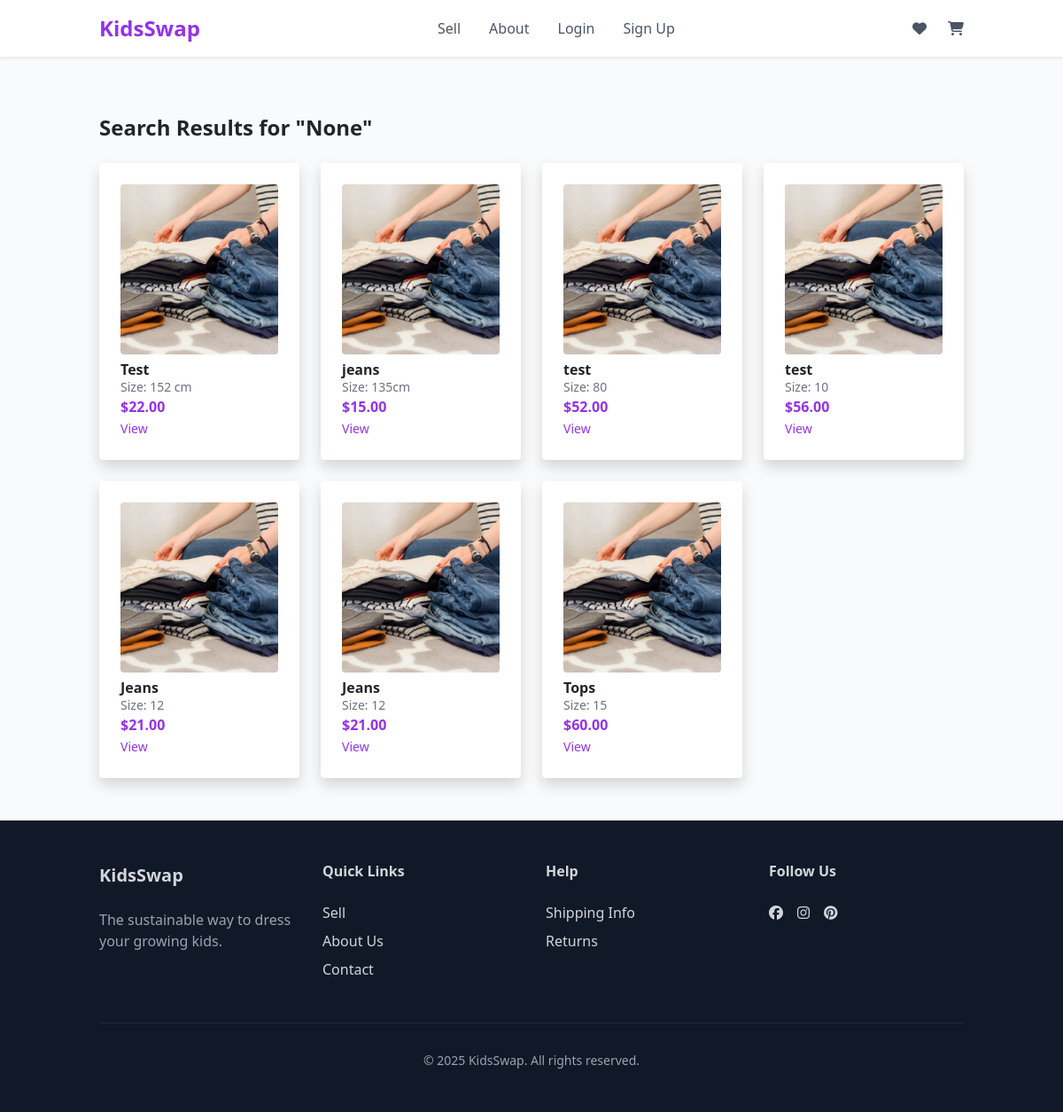
The app's page /search/ with its own data.
### marketplace/models.py (models this page shows, shortened)
class ClothingItem(models.Model):
    CATEGORY_CHOICES = [
        ('Tops', 'Tops'),
        ('Bottoms', 'Bottoms'),
        ('Shoes', 'Shoes'),
        ('Outerwear', 'Outerwear'),
        ('Accessories', 'Accessories'),
    ]
    CONDITION_CHOICES = [
        ('New', 'New'),
        ('Like New', 'Like New'),
        ('Used', 'Used'),
        ('Well Loved', 'Well Loved'),
    ]
    AGE_GROUP_CHOICES = [
        ('baby', 'Baby (0-24m)'),
        ('toddler', 'Toddler (2-4y)'),
        ('kids', 'Kids (4-7y)'),
        ('big_kids', 'Big Kids (8-12y)'),
    ]
    seller = models.ForeignKey(User, on_delete=models.CASCADE)
    title = models.CharField(max_length=100)
    description = models.TextField()
    price = models.DecimalField(max_digits=6, decimal_places=2)
    category = models.CharField(max_length=20, choices=CATEGORY_CHOICES)
    condition = models.CharField(max_length=20, choices=CONDITION_CHOICES)
    size = models.CharField(max_length=20)
    image = models.ImageField(upload_to='clothing_images/')
    age_group = models.CharField(max_length=20, choices=AGE_GROUP_CHOICES, default='kids')
    is_featured = models.BooleanField(default=False)
    created_at = models.DateTimeField(auto_now_add=True)

### marketplace/views.py (the view)
# urls.py: path('search/', views.search_view, name='search'),
def search_view(request):
    query = request.GET.get('q')
    size = request.GET.get('size')
    category = request.GET.get('category')
    min_price = request.GET.get('min_price')
    max_price = request.GET.get('max_price')
    results = ClothingItem.objects.all()
    if query:
        results = results.filter(title__icontains=query)
    if size:
        results = results.filter(size=size)
    if category:
        results = results.filter(category=category)
    if min_price:
        results = results.filter(price__gte=min_price)
    if max_price:
        results = results.filter(price__lte=max_price)
    context = {
        'query': query,
        'results': results,
        'selected_size': size,
        'selected_category': category,
        'min_price': min_price,
        'max_price': max_price,
    }
    return render(request, 'marketplace/search_results.html', context)

### marketplace/templates/marketplace/search_results.html
{% extends 'base.html' %}
{% load static %}
{% block content %}
<div class="container mx-auto px-4 py-12">
  <h1 class="text-2xl font-bold mb-6">Search Results for "{{ query }}"</h1>
    {% if results %}
    <div class="grid grid-cols-1 md:grid-cols-3 lg:grid-cols-4 gap-6">
        {% for item in results %}
        <div class="bg-white rounded shadow p-4">
            <img src="{{ item.image.url }}" class="w-full h-48 object-cover mb-2 rounded">
            <h2 class="font-semibold">{{ item.title }}</h2>
            <p class="text-sm text-gray-500">Size: {{ item.size }}</p>
            <p class="text-purple-600 font-bold">${{ item.price }}</p>
            <a href="{% url 'item_detail' item.id %}" class="text-sm text-purple-600 hover:underline">View</a>
        </div>
        {% endfor %}
    </div>
    {% else %}
    <p class="text-gray-600">No results match your search and filters.</p>
    {% endif %}
</div>
{% endblock %}

### records on screen
ClothingItem: image (picture), title "Test", size "152 cm", price "22.00"
ClothingItem: image (picture), title "jeans", size "135cm", price "15.00"
ClothingItem: image (picture), title "test", size "80", price "52.00"
ClothingItem: image (picture), title "test", size "10", price "56.00"
ClothingItem: image (picture), title "Jeans", size "12", price "21.00"
ClothingItem: image (picture), title "Jeans", size "12", price "21.00"
ClothingItem: image (picture), title "Tops", size "15", price "60.00"

### other values on screen
{{ query }} "None"
